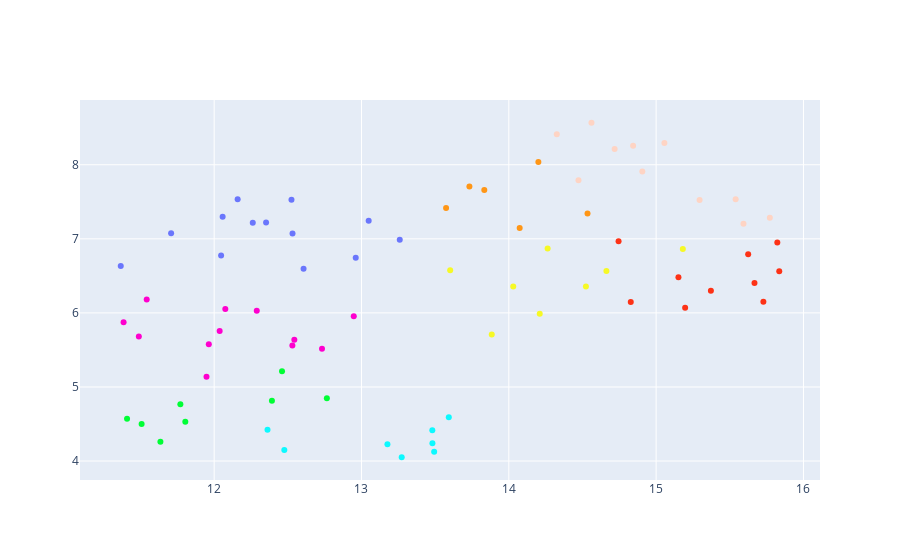

The notebook cell saved with this chart:
### Code cell
fig = go.Figure(data=go.Scatter(x=Xr[:, 0],
                                y=Xr[:, 1],
                                mode='markers',
                                text=[f'{label}|{n_token}' for label, n_token in zip(aggr.label, aggr.n_texts)],
                                marker_color=plotly_color_categorical_values(cluster)))


fig.show()

### Figure 1 — Plotly figure (JSON) as saved in the notebook; plotly's stock layout.template omitted (floating-point values rounded to 4 significant figures)
{"data": [{"marker": {"color": ["#FF9616", "#FED4C4", "#FED4C4", "#FED4C4", "#FED4C4", "#FED4C4", "#FF9616", "#6A76FC", "#6A76FC", "#FE00CE", "#FD3216", "#0DF9FF", "#6A76FC", "#6A76FC", "#FE00CE", "#FE00CE", "#F6F926", "#0DF9FF", "#F6F926", "#FF9616", "#6A76FC", "#0DF9FF", "#00FE35", "#F6F926", "#FE00CE", "#6A76FC", "#FD3216", "#FF9616", "#0DF9FF", "#FF9616", "#FD3216", "#FD3216", "#FE00CE", "#00FE35", "#F6F926", "#0DF9FF", "#6A76FC", "#0DF9FF", "#FE00CE", "#FE00CE", "#FED4C4", "#00FE35", "#FD3216", "#FE00CE", "#F6F926", "#FED4C4", "#F6F926", "#00FE35", "#FD3216", "#6A76FC", "#F6F926", "#00FE35", "#FED4C4", "#FED4C4", "#6A76FC", "#6A76FC", "#FD3216", "#FE00CE", "#FD3216", "#6A76FC", "#0DF9FF", "#00FE35", "#FE00CE", "#FD3216", "#FF9616", "#0DF9FF", "#6A76FC", "#FE00CE", "#6A76FC", "#FE00CE", "#F6F926", "#00FE35", "#00FE35", "#FED4C4", "#FD3216", "#FED4C4"]}, "mode": "markers", "text": ["Drama|370", "Comedy|195", "Comedy,Drama|139", "Drama,Romance|132", "Comedy,Drama,Romance|116", "Comedy,Romance|85", "Horror|77", "Drama,Thriller|74", "Horror,Thriller|69", "Action,Crime,Drama|67", "Adventure,Animation,Comedy|65", "Documentary|64", "Crime,Drama,Thriller|62", "Thriller|53", "Action,Crime,Thriller|49", "Action,Adventure,Sci-Fi|41", "Action,Comedy,Crime|41", "Action,Adventure,Drama|36", "Action|36", "Crime,Drama|35", "Crime,Drama,Mystery|30", "Biography,Drama,History|30", "Biography,Drama|30", "Action,Adventure,Comedy|28", "Action,Thriller|28", "Horror,Mystery,Thriller|28", "Comedy,Horror|27", "Comedy,Crime,Drama|26", "Action,Adventure,Fantasy|25", "Crime,Thriller|22", "Family|22", "Action,Adventure,Animation|22", "Action,Horror,Sci-Fi|20", "Biography,Drama,Romance|20", "Action,Comedy|19", "Action,Drama|19", "Drama,Mystery,Thriller|19", "Action,Drama,History|19", "Action,Drama,Thriller|18", "Action,Sci-Fi,Thriller|18", "Drama,Horror,Thriller|16", "Action,Biography,Drama|15", "Action,Comedy,Horror|15", "Horror,Sci-Fi,Thriller|15", "Adventure,Family,Fantasy|15", "Drama,Family|14", "Adventure,Comedy,Drama|14", "Drama,War|14", "Adventure,Comedy,Family|14", "Mystery,Thriller|14", "Comedy,Crime|14", "Biography,Comedy,Drama|14", "Drama,Romance,Thriller|12", "Comedy,Drama,Fantasy|12", "Drama,Horror,Mystery|12", "Drama,Fantasy,Horror|12", "Adventure,Animation,Family|12", "Crime,Mystery,Thriller|12", "Adventure,Family|12", "Horror,Mystery|12", "Action,Adventure|12", "Drama,History,War|12", "Action,Adventure,Crime|11", "Comedy,Family|11", "Crime|11", "Drama,History|11", "Drama,Mystery,Romance|11", "Action,Horror|11", "Drama,Mystery|11", "Action,Adventure,Thriller|11", "Adventure,Comedy|10", "Biography,Crime,Drama|10", "Comedy,Drama,Music|10", "Adventure,Drama,Family|10", "Horror,Sci-Fi|10", "Drama,Music|10"], "type": "scatter", "x": [14.2, 15.77, 14.91, 14.56, 14.84, 15.06, 14.53, 12.35, 12.96, 12.95, 15.67, 12.48, 13.05, 13.26, 12.54, 11.95, 13.6, 13.27, 13.88, 13.83, 11.37, 12.36, 11.8, 14.21, 12.73, 12.53, 15.15, 14.07, 13.49, 13.57, 15.62, 15.73, 12.04, 11.64, 14.52, 13.59, 11.71, 13.18, 12.53, 11.96, 14.72, 12.76, 14.74, 12.08, 14.26, 15.54, 14.03, 12.46, 15.37, 12.52, 14.66, 11.51, 14.33, 14.47, 12.05, 12.26, 15.84, 11.54, 15.2, 12.61, 13.48, 12.39, 11.39, 15.82, 13.73, 13.48, 12.06, 12.29, 12.16, 11.49, 15.18, 11.77, 11.41, 15.59, 14.83, 15.29], "y": [8.037, 7.285, 7.909, 8.567, 8.256, 8.294, 7.343, 7.222, 6.745, 5.954, 6.405, 4.149, 7.243, 6.987, 5.638, 5.138, 6.576, 4.051, 5.708, 7.658, 6.633, 4.423, 4.531, 5.988, 5.515, 7.072, 6.483, 7.145, 4.126, 7.417, 6.791, 6.15, 5.756, 4.26, 6.355, 4.592, 7.077, 4.228, 5.559, 5.577, 8.213, 4.849, 6.967, 6.052, 6.87, 7.534, 6.358, 5.213, 6.3, 7.527, 6.566, 4.502, 8.414, 7.789, 6.776, 7.218, 6.564, 6.181, 6.071, 6.596, 4.415, 4.813, 5.875, 6.952, 7.706, 4.24, 7.299, 6.031, 7.533, 5.68, 6.861, 4.768, 4.57, 7.203, 6.148, 7.523]}], "layout": {}}
